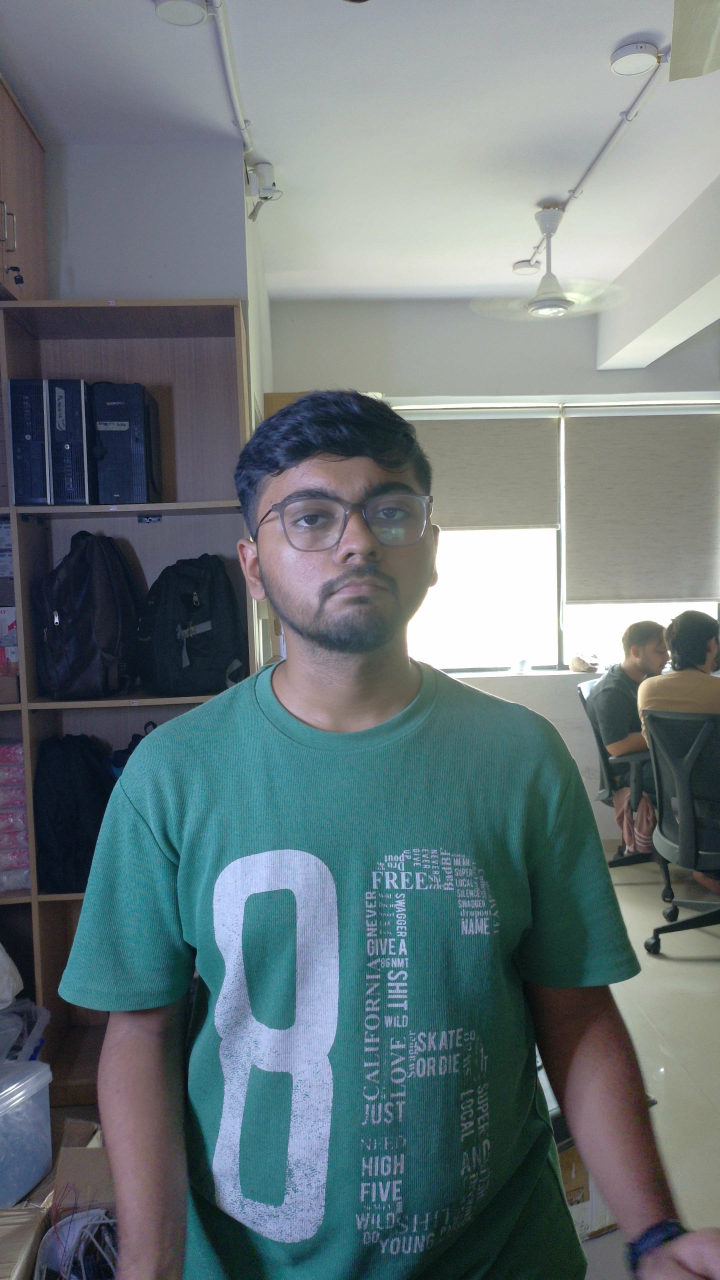
#> input picture input/image_23.jpg, 2160 x 3840 px (shown at 1/3 size)
$ python -i image_utils.py   (imports and definitions only)
#> lines starting #> are read from the running program, lines starting #| are printed output that depends on the picture
"""
image_utils.py
Shared image helpers used across the pipeline.

  preprocess_image     — Pipeline step 1. Loads an image from disk and resizes
                         it to 1024 px (longest edge) snapped to a multiple of 8,
                         which is required by the Stable Diffusion UNet.

  make_canny_control_image — Called inside run_inpainting (step 6) to produce
                         the Canny edge map fed to the Canny ControlNet.

  save_images          — Debug utility: writes multiple images side-by-side to
                         a single PNG file (not called during normal pipeline runs).
"""

import cv2
import numpy as np
from PIL import Image
import matplotlib
# [1 line not run here, left out]
import matplotlib.pyplot as plt


def preprocess_image(image_input, target_size=1024):
    """
    Load and resize an image so its longest edge equals `target_size` and both
    dimensions are multiples of 8 (required by the SD UNet).

    Args:
        image_input : file path (str) or PIL.Image
        target_size : longest-edge target in pixels (default 1024)

    Returns:
        img_pil  : PIL.Image (RGB) — passed to run_inpainting and FaceEnhancer
        img_bgr  : np.ndarray (H, W, 3) uint8 BGR — passed to remove_background
        (new_h, new_w) : resized dimensions
    """
#> called with image_input = 'input/image_23.jpg', target_size = 1024
    if isinstance(image_input, str):
        img_bgr = cv2.imread(image_input)
#> img_bgr is the input picture: shape (3840, 2160, 3); mean B, G, R 122.1, 118.6, 105.8
    else:
        img_bgr = cv2.cvtColor(np.array(image_input), cv2.COLOR_RGB2BGR)

    h, w = img_bgr.shape[:2]
#> h = 3840; w = 2160
    scale = target_size / max(h, w)
#> scale = 0.267
    new_h = int(round(h * scale / 8)) * 8
#> new_h = 1024
    new_w = int(round(w * scale / 8)) * 8
#> new_w = 576
    img_bgr = cv2.resize(img_bgr, (new_w, new_h), interpolation=cv2.INTER_LANCZOS4)
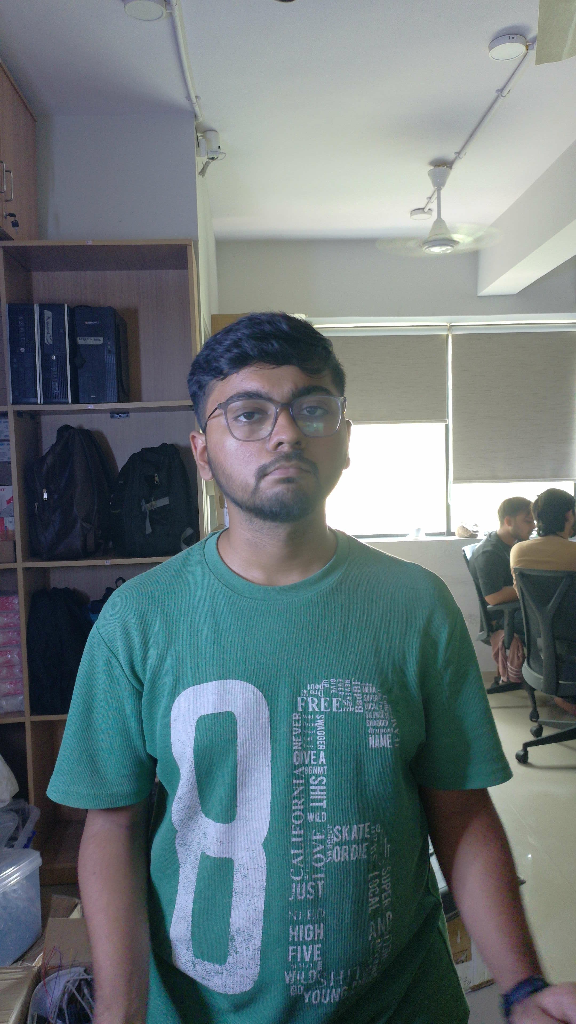
#> img_bgr: shape (1024, 576, 3); mean B, G, R 122.1, 118.6, 105.8
    img_pil = Image.fromarray(cv2.cvtColor(img_bgr, cv2.COLOR_BGR2RGB))
    return img_pil, img_bgr, (new_h, new_w)


def make_canny_control_image(img_pil, low=100, high=200):
    """
    Generate a Canny edge map for the Canny ControlNet (pipeline step 6).

    The edge map is computed on the downscaled diffusion-resolution image
    passed in from run_inpainting, so body edges guide garment fit at the
    exact resolution the UNet operates on.

    Args:
        img_pil : PIL.Image (RGB) at diffusion resolution
        low     : lower hysteresis threshold for cv2.Canny
        high    : upper hysteresis threshold for cv2.Canny

    Returns:
        PIL.Image (RGB) edge map — white edges on black background
    """
    img_gray = cv2.cvtColor(np.array(img_pil), cv2.COLOR_RGB2GRAY)
    edges = cv2.Canny(img_gray, low, high)
    return Image.fromarray(cv2.cvtColor(edges, cv2.COLOR_GRAY2RGB))


def save_images(images: dict, save_path: str, figsize=(18, 6)):
    """
    Debug utility — save multiple images side-by-side with titles to a single PNG.

    Args:
        images    : dict of {title: PIL.Image or np.ndarray}
        save_path : output path (e.g. "masks/debug_foo.png")
        figsize   : matplotlib figure size in inches
    """
    fig, axes = plt.subplots(1, len(images), figsize=figsize)
    if len(images) == 1:
        axes = [axes]
    for ax, (title, img) in zip(axes, images.items()):
        if isinstance(img, np.ndarray):
            img = Image.fromarray(img)
        ax.imshow(img)
        ax.set_title(title, fontsize=11)
        ax.axis("off")
    plt.tight_layout()
    plt.savefig(save_path, dpi=100, bbox_inches="tight")
    plt.close(fig)

>>> result = preprocess_image('input/image_23.jpg')

$ run again, on input/image_24.jpg
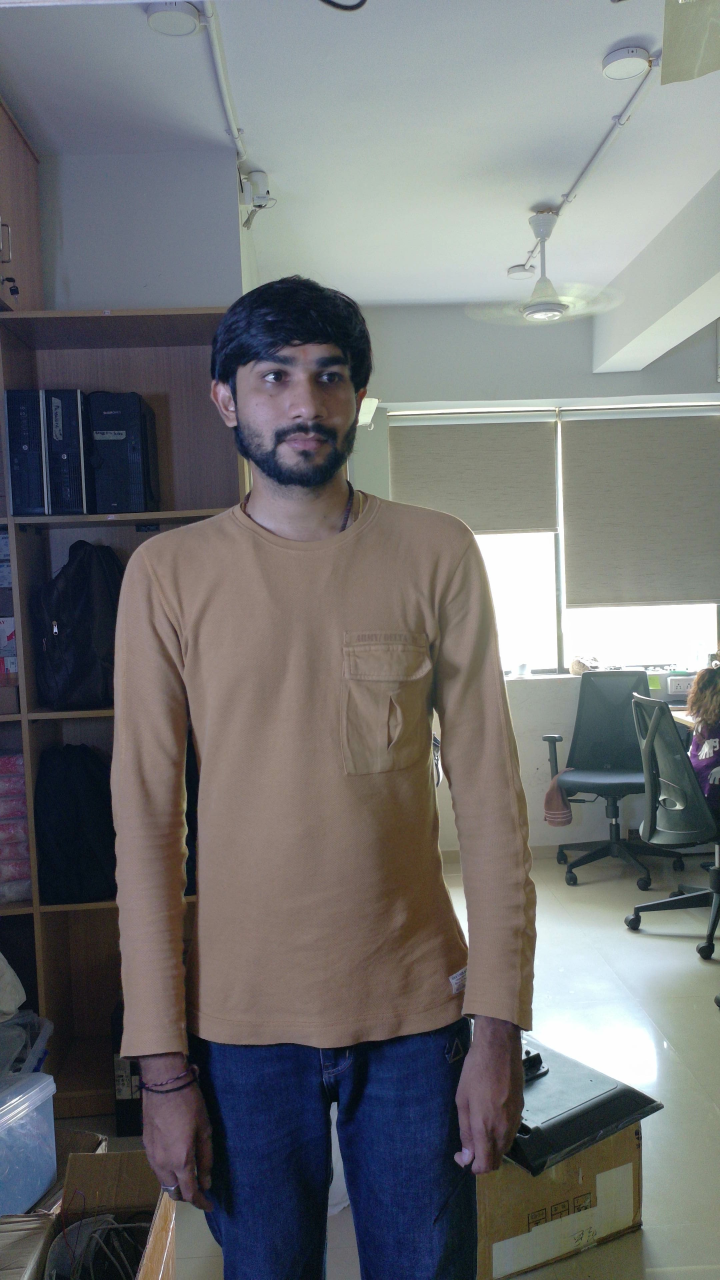
#> input picture input/image_24.jpg, 2160 x 3840 px (shown at 1/3 size)
#> in preprocess_image, img_bgr is the input picture: shape (3840, 2160, 3); mean B, G, R 114.7, 113.7, 112.8
#> in preprocess_image, `img_bgr = cv2.resize(img_bgr, (new_w, new_h), interpolation=cv2.INTER_..`:
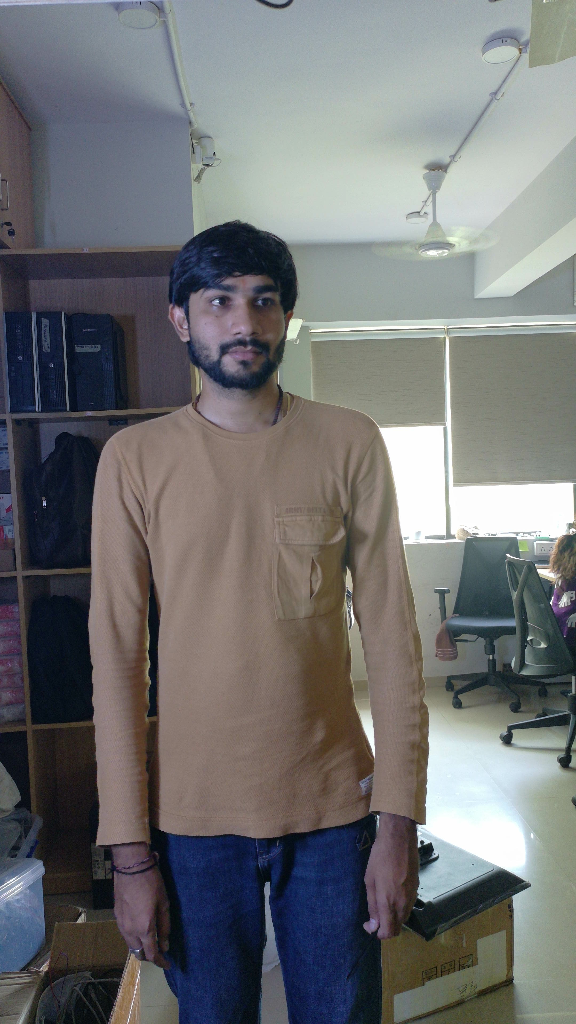
#> img_bgr: shape (1024, 576, 3); mean B, G, R 114.7, 113.7, 112.8

$ run again, on input/image_26.jpg
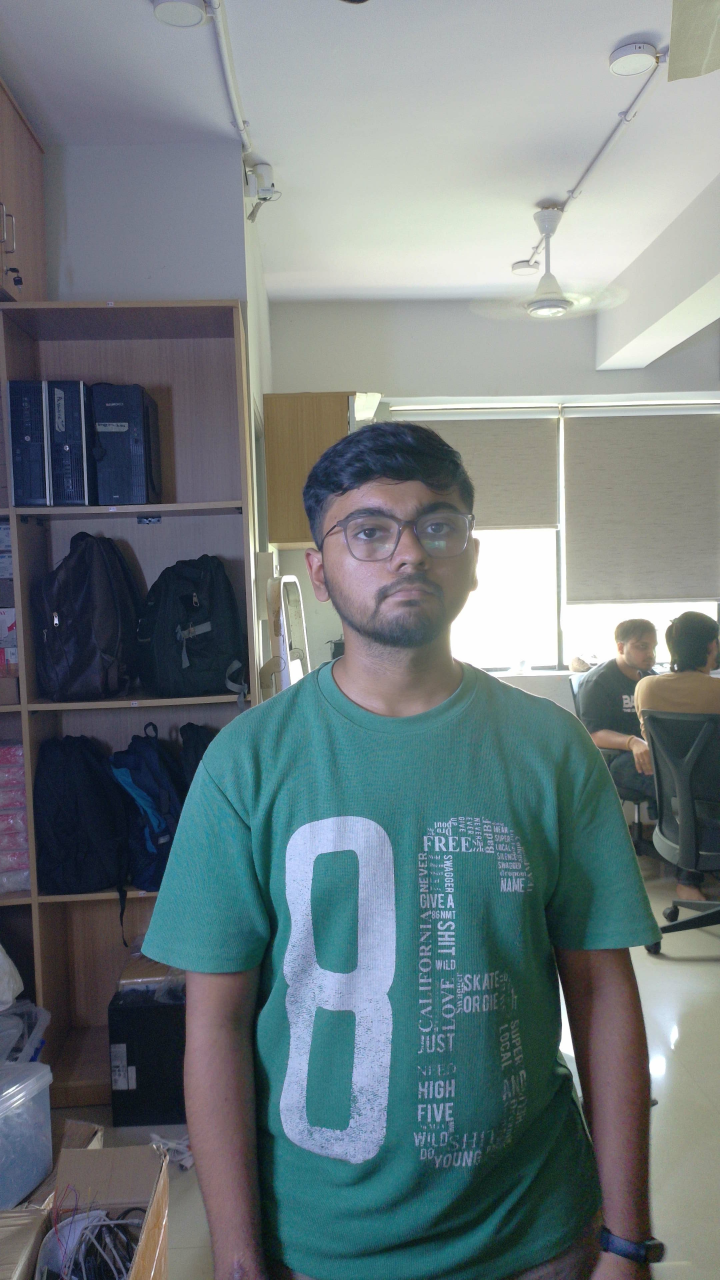
#> input picture input/image_26.jpg, 2160 x 3840 px (shown at 1/3 size)
#> in preprocess_image, img_bgr is the input picture: shape (3840, 2160, 3); mean B, G, R 125.5, 122.5, 110.8
#> in preprocess_image, `img_bgr = cv2.resize(img_bgr, (new_w, new_h), interpolation=cv2.INTER_..`:
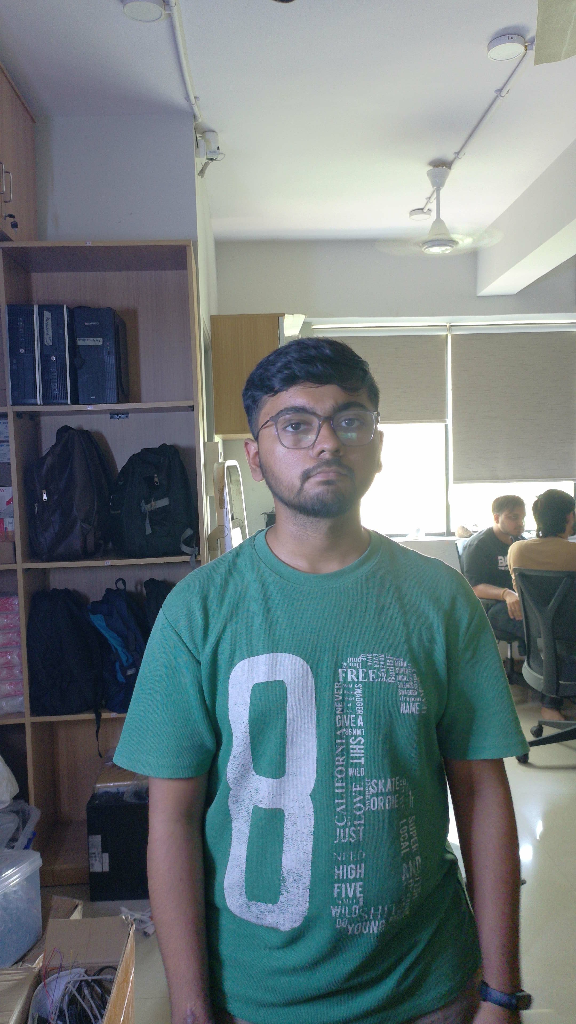
#> img_bgr: shape (1024, 576, 3); mean B, G, R 125.5, 122.4, 110.8
